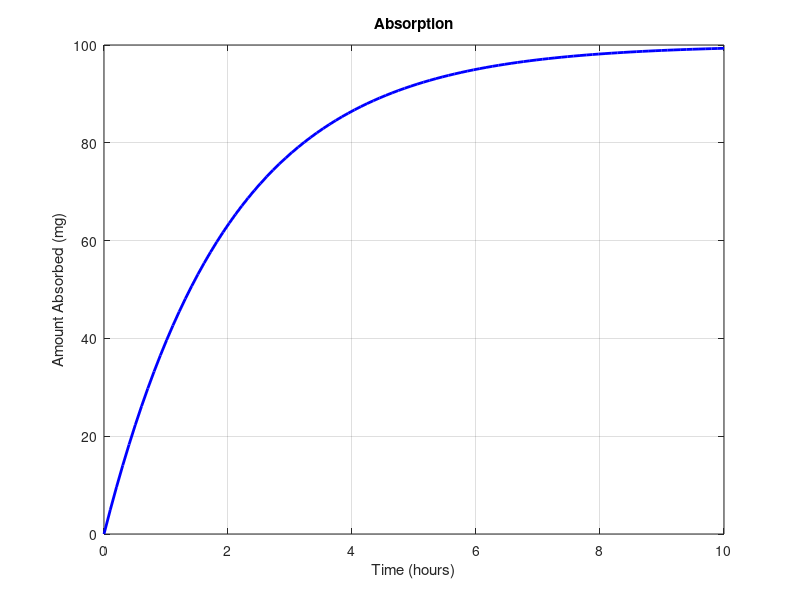
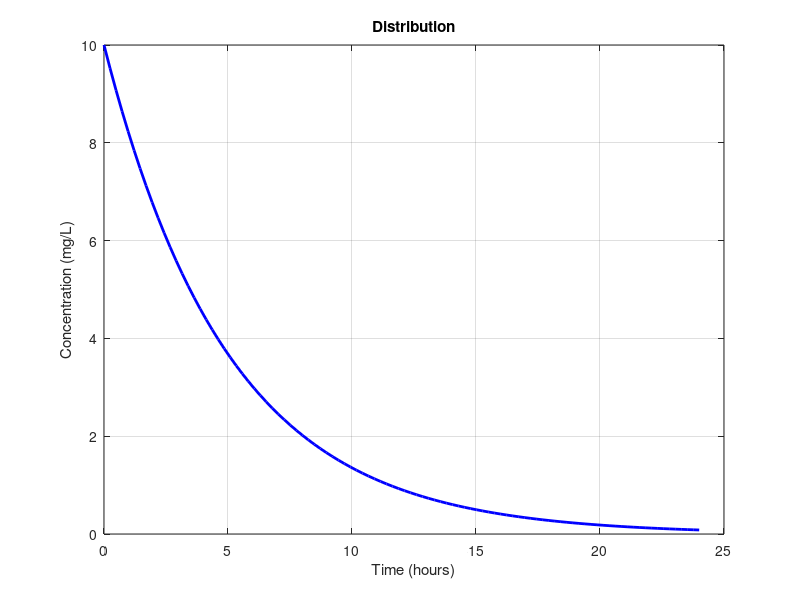
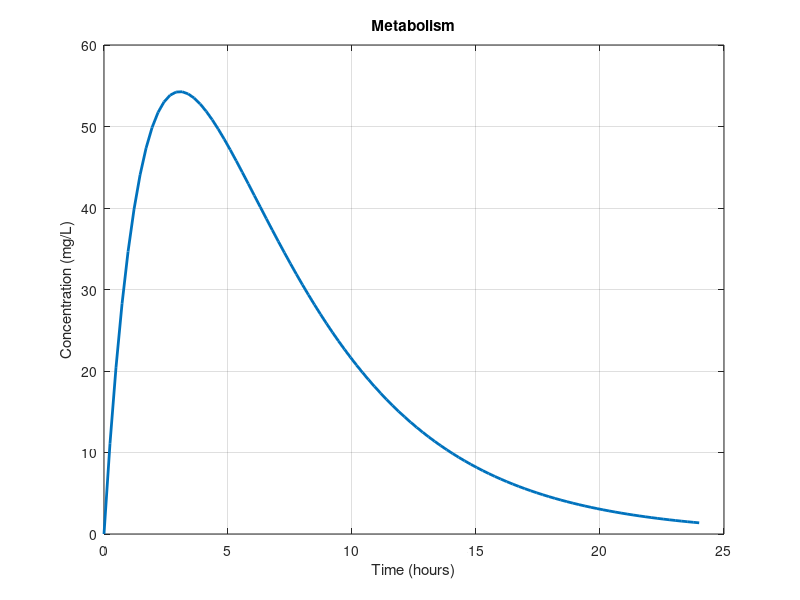
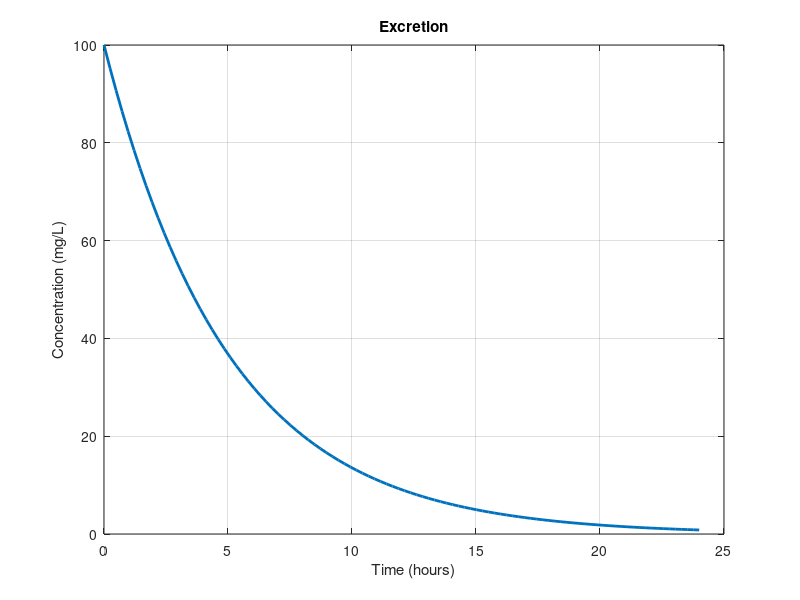

These charts were generated, in order, by the following MATLAB code:
% ======================================
% Single Compartment PKPD Model in MATLAB
% This code models absorption, distribution, metabolism and excretion.
% ======================================


% Absorption
ka = 0.5; 
dose = 100; 
time1 = linspace(0, 10, 100); 
A = dose * (1 - exp(-ka * time1));
% Plot results
figure;
plot(time1, A, 'b-', 'LineWidth', 2);
xlabel('Time (hours)');
ylabel('Amount Absorbed (mg)');
title('Absorption');
grid on;
disp('Time (hours)   Amount Absorbed (mg)');
disp([time1', A']);

% Distribution
ke = 0.2;  
Vd = 10; 
time2 = linspace(0, 24, 100);
C2 = (dose / Vd) * exp(-ke * time2);
% Plot results
figure;
plot(time2, C2, 'b-', 'LineWidth', 2);
xlabel('Time (hours)');
ylabel('Concentration (mg/L)');
title('Distribution');
grid on;
disp('Time (hours)   Concentration (mg/L)');
disp([time2', C2']);
[~, idx_peak2] = max(C2);
peak_conc2 = C2(idx_peak2);
peak_time2 = time2(idx_peak2);
disp(['Peak concentration is ', num2str(peak_conc2), ' mg/L at ', num2str(peak_time2), ' hours.']);

% Metabolism
k = 0.2;
t_max3 = 24;
time3 = linspace(0, t_max3, 100); 
C3 = (dose * ka / (ka - k)) * (exp(-k * time3) - exp(-ka * time3));
% Plot the concentration over time
figure;
plot(time3, C3, 'LineWidth', 2);
xlabel('Time (hours)');
ylabel('Concentration (mg/L)');
title('Metabolism');
grid on;
disp('Time (hours)   Concentration (mg/L)');
disp([time3', C3']);
[~, idx_peak3] = max(C3);
peak_conc3 = C3(idx_peak3);
peak_time3 = time3(idx_peak3);
disp(['Peak concentration is ', num2str(peak_conc3), ' mg/L at ', num2str(peak_time3), ' hours.']);

% Excretion
t_max4 = 24;
time4 = linspace(0, t_max4, 100); 
C4 = dose * exp(-k * time4);
% Plot the concentration over time
figure;
plot(time4, C4, 'LineWidth', 2);
xlabel('Time (hours)');
ylabel('Concentration (mg/L)');
title('Excretion');
grid on;

disp('Time (hours)   Concentration (mg/L)');
disp([time4', C4']);
[~, idx_peak4] = max(C4);
peak_conc4 = C4(idx_peak4);
peak_time4 = time4(idx_peak4);
disp(['Peak concentration is ', num2str(peak_conc4), ' mg/L at ', num2str(peak_time4), ' hours.']);
